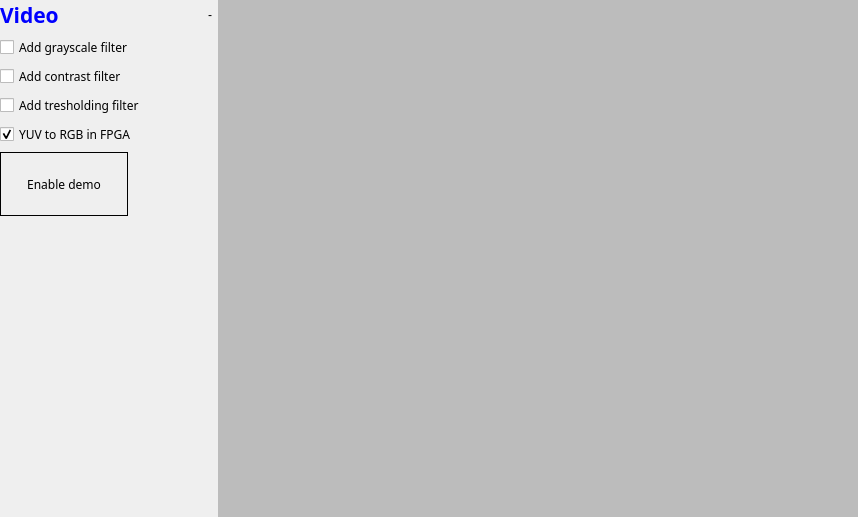
<?xml version="1.0" encoding="UTF-8"?>
<ui version="4.0">
 <class>VideoDockWidget</class>
 <widget class="QDockWidget" name="VideoDockWidget">
  <property name="geometry">
   <rect>
    <x>0</x>
    <y>0</y>
    <width>858</width>
    <height>517</height>
   </rect>
  </property>
  <property name="sizePolicy">
   <sizepolicy hsizetype="Minimum" vsizetype="Minimum">
    <horstretch>0</horstretch>
    <verstretch>0</verstretch>
   </sizepolicy>
  </property>
  <property name="features">
   <set>QDockWidget::DockWidgetFloatable|QDockWidget::DockWidgetMovable</set>
  </property>
  <property name="allowedAreas">
   <set>Qt::LeftDockWidgetArea|Qt::RightDockWidgetArea</set>
  </property>
  <property name="windowTitle">
   <string>Video</string>
  </property>
  <widget class="QWidget" name="dockWidgetContents">
   <layout class="QHBoxLayout" name="horizontalLayout">
    <property name="sizeConstraint">
     <enum>QLayout::SetMinimumSize</enum>
    </property>
    <property name="leftMargin">
     <number>0</number>
    </property>
    <property name="topMargin">
     <number>0</number>
    </property>
    <property name="rightMargin">
     <number>0</number>
    </property>
    <property name="bottomMargin">
     <number>0</number>
    </property>
    <item>
     <layout class="QVBoxLayout" name="verticalLayout_8">
      <item>
       <layout class="QHBoxLayout" name="horizontalLayout_9">
        <property name="spacing">
         <number>2</number>
        </property>
        <item>
         <widget class="QLabel" name="lblVideoDemo">
          <property name="palette">
           <palette>
            <active>
             <colorrole role="WindowText">
              <brush brushstyle="SolidPattern">
               <color alpha="255">
                <red>0</red>
                <green>0</green>
                <blue>255</blue>
               </color>
              </brush>
             </colorrole>
            </active>
            <inactive>
             <colorrole role="WindowText">
              <brush brushstyle="SolidPattern">
               <color alpha="255">
                <red>0</red>
                <green>0</green>
                <blue>255</blue>
               </color>
              </brush>
             </colorrole>
            </inactive>
            <disabled>
             <colorrole role="WindowText">
              <brush brushstyle="SolidPattern">
               <color alpha="255">
                <red>127</red>
                <green>127</green>
                <blue>127</blue>
               </color>
              </brush>
             </colorrole>
            </disabled>
           </palette>
          </property>
          <property name="font">
           <font>
            <family>OpenSymbol</family>
            <pointsize>16</pointsize>
            <weight>75</weight>
            <italic>false</italic>
            <bold>true</bold>
           </font>
          </property>
          <property name="text">
           <string>Video</string>
          </property>
          <property name="scaledContents">
           <bool>false</bool>
          </property>
         </widget>
        </item>
        <item>
         <spacer name="horizontalSpacer_5">
          <property name="orientation">
           <enum>Qt::Horizontal</enum>
          </property>
          <property name="sizeHint" stdset="0">
           <size>
            <width>40</width>
            <height>20</height>
           </size>
          </property>
         </spacer>
        </item>
        <item>
         <widget class="QLabel" name="lblVideoStats">
          <property name="text">
           <string>-</string>
          </property>
          <property name="alignment">
           <set>Qt::AlignRight|Qt::AlignTrailing|Qt::AlignVCenter</set>
          </property>
         </widget>
        </item>
       </layout>
      </item>
      <item>
       <layout class="QVBoxLayout" name="verticalLayout_5">
        <item>
         <widget class="QCheckBox" name="cbFilterGray">
          <property name="font">
           <font>
            <family>OpenSymbol</family>
           </font>
          </property>
          <property name="text">
           <string>Add grayscale filter</string>
          </property>
          <property name="iconSize">
           <size>
            <width>16</width>
            <height>16</height>
           </size>
          </property>
          <property name="checkable">
           <bool>true</bool>
          </property>
         </widget>
        </item>
        <item>
         <widget class="QCheckBox" name="cbFilterContrast">
          <property name="font">
           <font>
            <family>OpenSymbol</family>
           </font>
          </property>
          <property name="text">
           <string>Add contrast filter</string>
          </property>
          <property name="iconSize">
           <size>
            <width>16</width>
            <height>16</height>
           </size>
          </property>
          <property name="checkable">
           <bool>true</bool>
          </property>
         </widget>
        </item>
        <item>
         <widget class="QCheckBox" name="cbFilterTreshold">
          <property name="font">
           <font>
            <family>OpenSymbol</family>
           </font>
          </property>
          <property name="text">
           <string>Add tresholding filter</string>
          </property>
          <property name="iconSize">
           <size>
            <width>16</width>
            <height>16</height>
           </size>
          </property>
          <property name="checkable">
           <bool>true</bool>
          </property>
         </widget>
        </item>
        <item>
         <widget class="QCheckBox" name="cbYUVToRGB">
          <property name="enabled">
           <bool>true</bool>
          </property>
          <property name="font">
           <font>
            <family>OpenSymbol</family>
           </font>
          </property>
          <property name="text">
           <string>YUV to RGB in FPGA</string>
          </property>
          <property name="checked">
           <bool>true</bool>
          </property>
         </widget>
        </item>
       </layout>
      </item>
      <item>
       <layout class="QHBoxLayout" name="horizontalLayout_10">
        <item>
         <widget class="QPushButton" name="buttonVideodemo">
          <property name="minimumSize">
           <size>
            <width>128</width>
            <height>64</height>
           </size>
          </property>
          <property name="font">
           <font>
            <family>OpenSymbol</family>
           </font>
          </property>
          <property name="focusPolicy">
           <enum>Qt::NoFocus</enum>
          </property>
          <property name="styleSheet">
           <string notr="true">QPushButton:checked
{
        border: 1;
        border-style: solid;
        background-color: rgb(0,0,255);
        color: rgb(255,255,255);
}

QPushButton:pressed
{
        border: 1;
        border-style: solid;
        background-color: rgb(64,64,255);
}

QPushButton
{
        border: 1;
        border-style: solid
}

</string>
          </property>
          <property name="text">
           <string>Enable demo</string>
          </property>
          <property name="checkable">
           <bool>true</bool>
          </property>
          <property name="checked">
           <bool>false</bool>
          </property>
         </widget>
        </item>
        <item>
         <spacer name="horizontalSpacer_6">
          <property name="orientation">
           <enum>Qt::Horizontal</enum>
          </property>
          <property name="sizeHint" stdset="0">
           <size>
            <width>40</width>
            <height>20</height>
           </size>
          </property>
         </spacer>
        </item>
       </layout>
      </item>
      <item>
       <spacer name="verticalSpacer_5">
        <property name="orientation">
         <enum>Qt::Vertical</enum>
        </property>
        <property name="sizeHint" stdset="0">
         <size>
          <width>20</width>
          <height>40</height>
         </size>
        </property>
       </spacer>
      </item>
     </layout>
    </item>
    <item>
     <widget class="VideoWidget" name="video" native="true">
      <property name="sizePolicy">
       <sizepolicy hsizetype="Minimum" vsizetype="Minimum">
        <horstretch>0</horstretch>
        <verstretch>0</verstretch>
       </sizepolicy>
      </property>
      <property name="minimumSize">
       <size>
        <width>640</width>
        <height>480</height>
       </size>
      </property>
      <property name="sizeIncrement">
       <size>
        <width>0</width>
        <height>160</height>
       </size>
      </property>
      <property name="baseSize">
       <size>
        <width>640</width>
        <height>480</height>
       </size>
      </property>
      <property name="palette">
       <palette>
        <active>
         <colorrole role="WindowText">
          <brush brushstyle="SolidPattern">
           <color alpha="255">
            <red>0</red>
            <green>0</green>
            <blue>0</blue>
           </color>
          </brush>
         </colorrole>
         <colorrole role="Button">
          <brush brushstyle="SolidPattern">
           <color alpha="255">
            <red>188</red>
            <green>188</green>
            <blue>188</blue>
           </color>
          </brush>
         </colorrole>
         <colorrole role="Light">
          <brush brushstyle="SolidPattern">
           <color alpha="255">
            <red>255</red>
            <green>255</green>
            <blue>255</blue>
           </color>
          </brush>
         </colorrole>
         <colorrole role="Midlight">
          <brush brushstyle="SolidPattern">
           <color alpha="255">
            <red>221</red>
            <green>221</green>
            <blue>221</blue>
           </color>
          </brush>
         </colorrole>
         <colorrole role="Dark">
          <brush brushstyle="SolidPattern">
           <color alpha="255">
            <red>94</red>
            <green>94</green>
            <blue>94</blue>
           </color>
          </brush>
         </colorrole>
         <colorrole role="Mid">
          <brush brushstyle="SolidPattern">
           <color alpha="255">
            <red>125</red>
            <green>125</green>
            <blue>125</blue>
           </color>
          </brush>
         </colorrole>
         <colorrole role="Text">
          <brush brushstyle="SolidPattern">
           <color alpha="255">
            <red>0</red>
            <green>0</green>
            <blue>0</blue>
           </color>
          </brush>
         </colorrole>
         <colorrole role="BrightText">
          <brush brushstyle="SolidPattern">
           <color alpha="255">
            <red>255</red>
            <green>255</green>
            <blue>255</blue>
           </color>
          </brush>
         </colorrole>
         <colorrole role="ButtonText">
          <brush brushstyle="SolidPattern">
           <color alpha="255">
            <red>0</red>
            <green>0</green>
            <blue>0</blue>
           </color>
          </brush>
         </colorrole>
         <colorrole role="Base">
          <brush brushstyle="SolidPattern">
           <color alpha="255">
            <red>255</red>
            <green>255</green>
            <blue>255</blue>
           </color>
          </brush>
         </colorrole>
         <colorrole role="Window">
          <brush brushstyle="SolidPattern">
           <color alpha="255">
            <red>188</red>
            <green>188</green>
            <blue>188</blue>
           </color>
          </brush>
         </colorrole>
         <colorrole role="Shadow">
          <brush brushstyle="SolidPattern">
           <color alpha="255">
            <red>0</red>
            <green>0</green>
            <blue>0</blue>
           </color>
          </brush>
         </colorrole>
         <colorrole role="AlternateBase">
          <brush brushstyle="SolidPattern">
           <color alpha="255">
            <red>221</red>
            <green>221</green>
            <blue>221</blue>
           </color>
          </brush>
         </colorrole>
         <colorrole role="ToolTipBase">
          <brush brushstyle="SolidPattern">
           <color alpha="255">
            <red>255</red>
            <green>255</green>
            <blue>220</blue>
           </color>
          </brush>
         </colorrole>
         <colorrole role="ToolTipText">
          <brush brushstyle="SolidPattern">
           <color alpha="255">
            <red>0</red>
            <green>0</green>
            <blue>0</blue>
           </color>
          </brush>
         </colorrole>
        </active>
        <inactive>
         <colorrole role="WindowText">
          <brush brushstyle="SolidPattern">
           <color alpha="255">
            <red>0</red>
            <green>0</green>
            <blue>0</blue>
           </color>
          </brush>
         </colorrole>
         <colorrole role="Button">
          <brush brushstyle="SolidPattern">
           <color alpha="255">
            <red>188</red>
            <green>188</green>
            <blue>188</blue>
           </color>
          </brush>
         </colorrole>
         <colorrole role="Light">
          <brush brushstyle="SolidPattern">
           <color alpha="255">
            <red>255</red>
            <green>255</green>
            <blue>255</blue>
           </color>
          </brush>
         </colorrole>
         <colorrole role="Midlight">
          <brush brushstyle="SolidPattern">
           <color alpha="255">
            <red>221</red>
            <green>221</green>
            <blue>221</blue>
           </color>
          </brush>
         </colorrole>
         <colorrole role="Dark">
          <brush brushstyle="SolidPattern">
           <color alpha="255">
            <red>94</red>
            <green>94</green>
            <blue>94</blue>
           </color>
          </brush>
         </colorrole>
         <colorrole role="Mid">
          <brush brushstyle="SolidPattern">
           <color alpha="255">
            <red>125</red>
            <green>125</green>
            <blue>125</blue>
           </color>
          </brush>
         </colorrole>
         <colorrole role="Text">
          <brush brushstyle="SolidPattern">
           <color alpha="255">
            <red>0</red>
            <green>0</green>
            <blue>0</blue>
           </color>
          </brush>
         </colorrole>
         <colorrole role="BrightText">
          <brush brushstyle="SolidPattern">
           <color alpha="255">
            <red>255</red>
            <green>255</green>
            <blue>255</blue>
           </color>
          </brush>
         </colorrole>
         <colorrole role="ButtonText">
          <brush brushstyle="SolidPattern">
           <color alpha="255">
            <red>0</red>
            <green>0</green>
            <blue>0</blue>
           </color>
          </brush>
         </colorrole>
         <colorrole role="Base">
          <brush brushstyle="SolidPattern">
           <color alpha="255">
            <red>255</red>
            <green>255</green>
            <blue>255</blue>
           </color>
          </brush>
         </colorrole>
         <colorrole role="Window">
          <brush brushstyle="SolidPattern">
           <color alpha="255">
            <red>188</red>
            <green>188</green>
            <blue>188</blue>
           </color>
          </brush>
         </colorrole>
         <colorrole role="Shadow">
          <brush brushstyle="SolidPattern">
           <color alpha="255">
            <red>0</red>
            <green>0</green>
            <blue>0</blue>
           </color>
          </brush>
         </colorrole>
         <colorrole role="AlternateBase">
          <brush brushstyle="SolidPattern">
           <color alpha="255">
            <red>221</red>
            <green>221</green>
            <blue>221</blue>
           </color>
          </brush>
         </colorrole>
         <colorrole role="ToolTipBase">
          <brush brushstyle="SolidPattern">
           <color alpha="255">
            <red>255</red>
            <green>255</green>
            <blue>220</blue>
           </color>
          </brush>
         </colorrole>
         <colorrole role="ToolTipText">
          <brush brushstyle="SolidPattern">
           <color alpha="255">
            <red>0</red>
            <green>0</green>
            <blue>0</blue>
           </color>
          </brush>
         </colorrole>
        </inactive>
        <disabled>
         <colorrole role="WindowText">
          <brush brushstyle="SolidPattern">
           <color alpha="255">
            <red>94</red>
            <green>94</green>
            <blue>94</blue>
           </color>
          </brush>
         </colorrole>
         <colorrole role="Button">
          <brush brushstyle="SolidPattern">
           <color alpha="255">
            <red>188</red>
            <green>188</green>
            <blue>188</blue>
           </color>
          </brush>
         </colorrole>
         <colorrole role="Light">
          <brush brushstyle="SolidPattern">
           <color alpha="255">
            <red>255</red>
            <green>255</green>
            <blue>255</blue>
           </color>
          </brush>
         </colorrole>
         <colorrole role="Midlight">
          <brush brushstyle="SolidPattern">
           <color alpha="255">
            <red>221</red>
            <green>221</green>
            <blue>221</blue>
           </color>
          </brush>
         </colorrole>
         <colorrole role="Dark">
          <brush brushstyle="SolidPattern">
           <color alpha="255">
            <red>94</red>
            <green>94</green>
            <blue>94</blue>
           </color>
          </brush>
         </colorrole>
         <colorrole role="Mid">
          <brush brushstyle="SolidPattern">
           <color alpha="255">
            <red>125</red>
            <green>125</green>
            <blue>125</blue>
           </color>
          </brush>
         </colorrole>
         <colorrole role="Text">
          <brush brushstyle="SolidPattern">
           <color alpha="255">
            <red>94</red>
            <green>94</green>
            <blue>94</blue>
           </color>
          </brush>
         </colorrole>
         <colorrole role="BrightText">
          <brush brushstyle="SolidPattern">
           <color alpha="255">
            <red>255</red>
            <green>255</green>
            <blue>255</blue>
           </color>
          </brush>
         </colorrole>
         <colorrole role="ButtonText">
          <brush brushstyle="SolidPattern">
           <color alpha="255">
            <red>94</red>
            <green>94</green>
            <blue>94</blue>
           </color>
          </brush>
         </colorrole>
         <colorrole role="Base">
          <brush brushstyle="SolidPattern">
           <color alpha="255">
            <red>188</red>
            <green>188</green>
            <blue>188</blue>
           </color>
          </brush>
         </colorrole>
         <colorrole role="Window">
          <brush brushstyle="SolidPattern">
           <color alpha="255">
            <red>188</red>
            <green>188</green>
            <blue>188</blue>
           </color>
          </brush>
         </colorrole>
         <colorrole role="Shadow">
          <brush brushstyle="SolidPattern">
           <color alpha="255">
            <red>0</red>
            <green>0</green>
            <blue>0</blue>
           </color>
          </brush>
         </colorrole>
         <colorrole role="AlternateBase">
          <brush brushstyle="SolidPattern">
           <color alpha="255">
            <red>188</red>
            <green>188</green>
            <blue>188</blue>
           </color>
          </brush>
         </colorrole>
         <colorrole role="ToolTipBase">
          <brush brushstyle="SolidPattern">
           <color alpha="255">
            <red>255</red>
            <green>255</green>
            <blue>220</blue>
           </color>
          </brush>
         </colorrole>
         <colorrole role="ToolTipText">
          <brush brushstyle="SolidPattern">
           <color alpha="255">
            <red>0</red>
            <green>0</green>
            <blue>0</blue>
           </color>
          </brush>
         </colorrole>
        </disabled>
       </palette>
      </property>
      <property name="autoFillBackground">
       <bool>true</bool>
      </property>
     </widget>
    </item>
   </layout>
  </widget>
 </widget>
 <customwidgets>
  <customwidget>
   <class>VideoWidget</class>
   <extends>QWidget</extends>
   <header>videowidget.h</header>
   <container>1</container>
  </customwidget>
 </customwidgets>
 <resources/>
 <connections/>
</ui>
